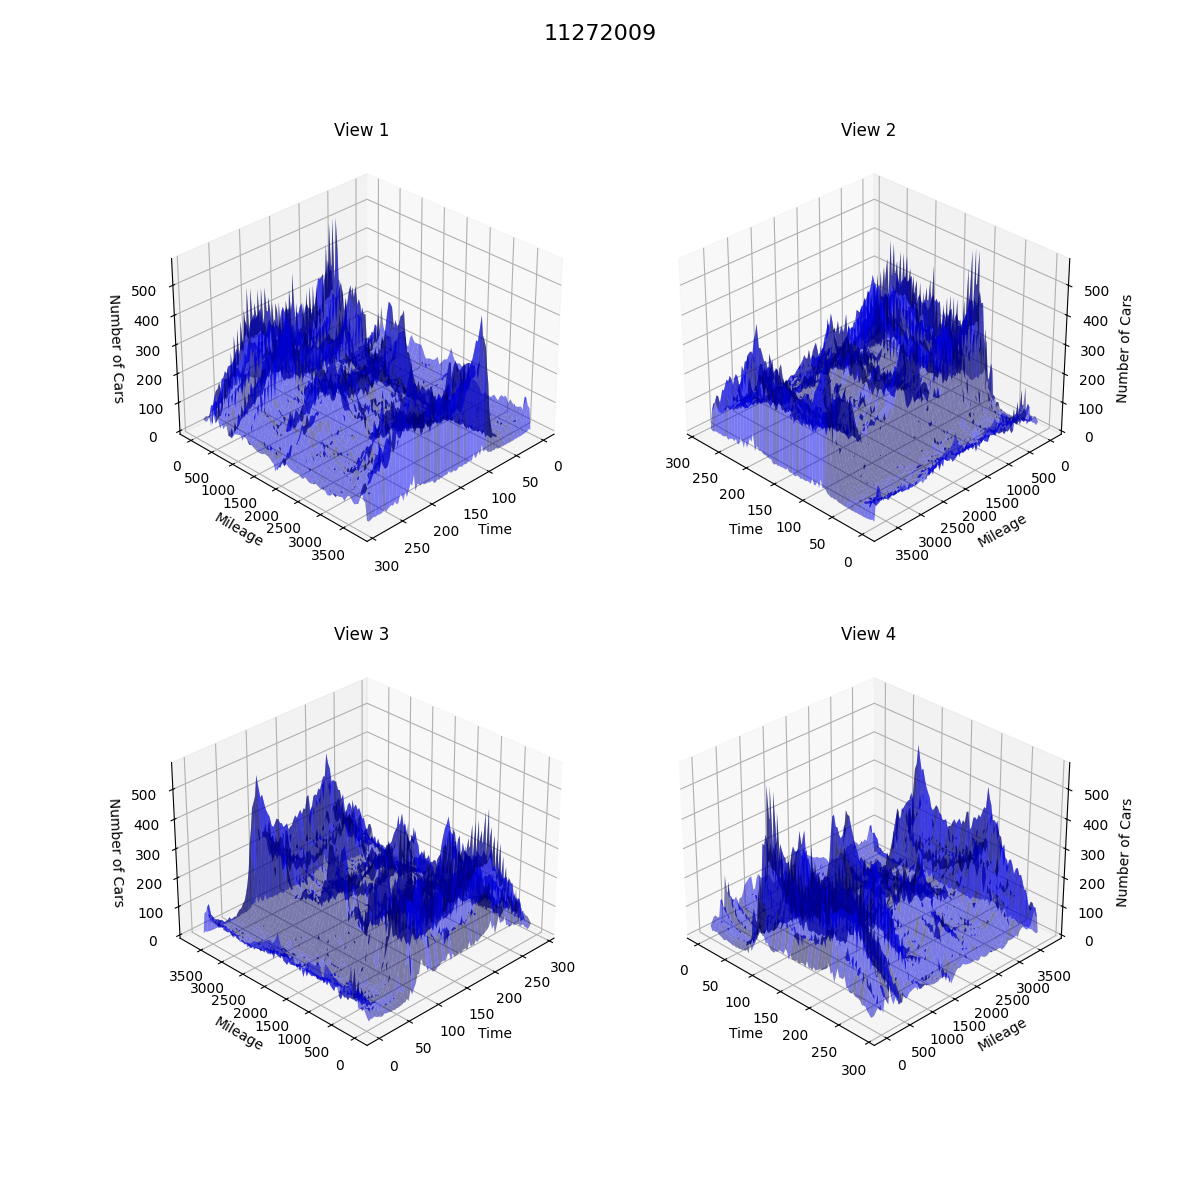

This figure's Python source:
#/workspaces/cycu_ai2024/20240430/11272009_2.csv

import matplotlib.pyplot as plt
import numpy as np
import pandas as pd
from scipy.interpolate import CubicSpline

# 讀取CSV檔案
df = pd.read_csv('/workspaces/cycu_ai2024/20240430/11272009_2.csv')

# 選取需要的欄位
df_selected = df.iloc[:, [0, 1, 2, 3, 8]]


# 找出所有的時間段
times = df_selected.iloc[:, 0].unique()


# 提取北向和南向的數據
df_north = df_selected[df_selected.iloc[:, 2] == 1]
df_south = df_selected[df_selected.iloc[:, 2] == 2]

# 顯示提取的數據
print(df_north)
print(df_south)

for time in times:
    # 提取特定時間的數據
    df_time_north = df_north[df_north.iloc[:, 0] == time]
    df_time_south = df_south[df_south.iloc[:, 0] == time]

    # 使用CubicSpline來擬合數據
    cs_north = CubicSpline(df_time_north.iloc[:, 1], df_time_north.iloc[:, 3])
    cs_south = CubicSpline(df_time_south.iloc[:, 1], df_time_south.iloc[:, 3])

    # 計算新的x值
    x_new = np.linspace(df_time_north.iloc[:, 1].min(), df_time_north.iloc[:, 1].max(), 500)

    # 繪製擬合曲線
    plt.plot(x_new, cs_north(x_new), label=f'North Fitted {time}')
    plt.plot(x_new, cs_south(x_new), label=f'South Fitted {time}')


import numpy as np
from scipy.interpolate import griddata
from mpl_toolkits.mplot3d import Axes3D

# 將數據轉換為numpy數組
data = np.concatenate([df_north.iloc[:, [0, 1, 3]].values, df_south.iloc[:, [0, 1, 3]].values])

# 創建網格
grid_x, grid_y = np.mgrid[min(data[:, 0]):max(data[:, 0]):100j, min(data[:, 1]):max(data[:, 1]):100j]

# 進行插值
grid_z = griddata(data[:, :2], data[:, 2], (grid_x, grid_y), method='linear')

# 創建四個視圖角度
views = [(30, 45), (30, 135), (30, 225), (30, 315)]

# 創建一個新的圖形
fig = plt.figure(figsize=(12, 12))

# 繪製四個視圖
for i, view in enumerate(views, 1):
    ax = fig.add_subplot(2, 2, i, projection='3d')
    ax.plot_surface(grid_x, grid_y, grid_z, color='blue', alpha=0.5)
    ax.view_init(*view)
    ax.set_xlabel('Time')
    ax.set_ylabel('Mileage')
    ax.set_zlabel('Number of Cars')
    ax.set_title(f'View {i}')

# 添加大標題
plt.suptitle('11272009', fontsize=16)

# 儲存圖片
plt.savefig('/workspaces/cycu_ai2024/20240514/class/3D.png')

# 顯示圖形
plt.show()